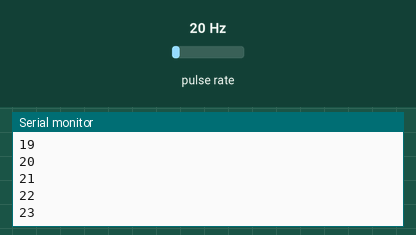
This sketch was run on a simulated Arduino Uno, built with avr-gcc and run on an emulated ATmega328P. On the bench: the last lines printed to the serial monitor. Wiring (inferred from the names in the program): pulse sensor: data pin 2. Inputs (shaded band) come from the test bench; at power-on: pulse rate 20 Hz.

Above: at 1.2 s.
1.3 s: pulse rate (sensor on pin 2) set to 50 Hz
At 1.32 s:
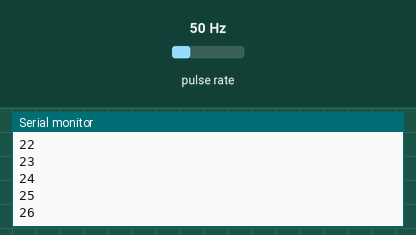
2.8 s: pulse rate (sensor on pin 2) set to 4 Hz
At 2.82 s:
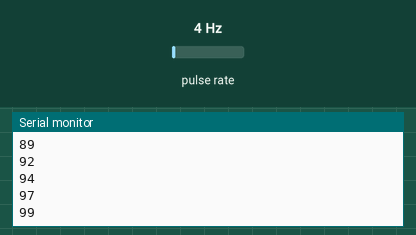
Timing chart, 0 to 5.8 s (numbered marks = the images above; inputs shaded):
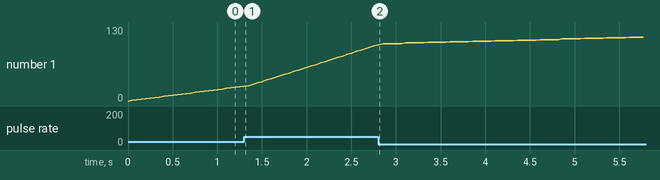

The sketch:

sketch_sep17a.ino
```cpp
int sensorPinIn = 2;    // Water flow sensor input
int sensorPinOut = 13;   // Output pin to control relay
volatile unsigned long pulse = 0; // Counts pulses from the water flow sensor

void setup() {
  pinMode(sensorPinOut, OUTPUT); // Relay pin
  pinMode(sensorPinIn, INPUT);   // Water flow sensor pin
  Serial.begin(9600);

  // Attach interrupt to the input pin
  attachInterrupt(digitalPinToInterrupt(sensorPinIn), increase, RISING);
}

void loop() {
  static unsigned long lastPulseCount = 0;

  // Compare current pulse count to previous
  if (pulse > lastPulseCount) {
    digitalWrite(sensorPinOut, LOW); // Turn on relay (LOW LEVEL Trigger)
    lastPulseCount = pulse;
  } else {
    digitalWrite(sensorPinOut, HIGH); // Turn off relay if no new pulses
  }

  // Print current pulse count
  Serial.println(pulse);
  delay(50);
}

void increase() {
  pulse++;
}
```

Measured:
- plotted number 1: 25 → 97 after the input at 1.3 s
